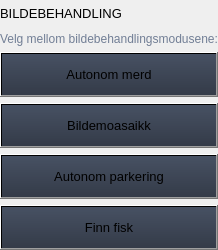
                                  <widget class="QFrame" name="bildeContainer">
                                   <property name="minimumSize">
                                    <size>
                                     <width>0</width>
                                     <height>250</height>
                                    </size>
                                   </property>
                                   <property name="maximumSize">
                                    <size>
                                     <width>16777215</width>
                                     <height>16777215</height>
                                    </size>
                                   </property>
                                   <property name="frameShape">
                                    <enum>QFrame::NoFrame</enum>
                                   </property>
                                   <property name="frameShadow">
                                    <enum>QFrame::Raised</enum>
                                   </property>
                                   <layout class="QVBoxLayout" name="verticalLayout_27">
                                    <property name="leftMargin">
                                     <number>0</number>
                                    </property>
                                    <property name="topMargin">
                                     <number>0</number>
                                    </property>
                                    <property name="rightMargin">
                                     <number>0</number>
                                    </property>
                                    <property name="bottomMargin">
                                     <number>0</number>
                                    </property>
                                    <item>
                                     <widget class="QLabel" name="title_bilde">
                                      <property name="font">
                                       <font>
                                        <pointsize>10</pointsize>
                                        <italic>false</italic>
                                        <bold>false</bold>
                                       </font>
                                      </property>
                                      <property name="styleSheet">
                                       <string notr="true"/>
                                      </property>
                                      <property name="text">
                                       <string>BILDEBEHANDLING</string>
                                      </property>
                                     </widget>
                                    </item>
                                    <item>
                                     <widget class="QFrame" name="bildeContainer2">
                                      <property name="minimumSize">
                                       <size>
                                        <width>0</width>
                                        <height>0</height>
                                       </size>
                                      </property>
                                      <property name="maximumSize">
                                       <size>
                                        <width>16777215</width>
                                        <height>16777215</height>
                                       </size>
                                      </property>
                                      <property name="frameShape">
                                       <enum>QFrame::NoFrame</enum>
                                      </property>
                                      <property name="frameShadow">
                                       <enum>QFrame::Raised</enum>
                                      </property>
                                      <layout class="QGridLayout" name="gridLayout">
                                       <property name="leftMargin">
                                        <number>0</number>
                                       </property>
                                       <property name="topMargin">
                                        <number>0</number>
                                       </property>
                                       <property name="rightMargin">
                                        <number>0</number>
                                       </property>
                                       <property name="bottomMargin">
                                        <number>0</number>
                                       </property>
                                       <item row="4" column="0">
                                        <widget class="QPushButton" name="btn_finn_fisk">
                                         <property name="minimumSize">
                                          <size>
                                           <width>150</width>
                                           <height>45</height>
                                          </size>
                                         </property>
                                         <property name="font">
                                          <font>
                                           <pointsize>10</pointsize>
                                           <italic>false</italic>
                                           <bold>false</bold>
                                          </font>
                                         </property>
                                         <property name="cursor">
                                          <cursorShape>PointingHandCursor</cursorShape>
                                         </property>
                                         <property name="styleSheet">
                                          <string notr="true">QPushButton { background-color: qlineargradient(spread:pad, x1:0.5, y1:0, x2:0.5, y2:1, stop:0 rgba(71, 81, 99, 255), stop:1 rgba(52, 59, 72, 255));} QPushButton:hover { background-color: qlineargradient(spread:pad, x1:0.5, y1:0, x2:0.5, y2:1, stop:0 rgba(92, 104, 128, 255), stop:1 rgba(61, 69, 85, 255));}</string>
                                         </property>
                                         <property name="text">
                                          <string>Finn fisk</string>
                                         </property>
                                        </widget>
                                       </item>
                                       <item row="0" column="0">
                                        <widget class="QLabel" name="text_bildeinfo">
                                         <property name="styleSheet">
                                          <string notr="true">color: rgb(113, 126, 149);</string>
                                         </property>
                                         <property name="lineWidth">
                                          <number>1</number>
                                         </property>
                                         <property name="text">
                                          <string>Velg mellom bildebehandlingsmodusene:</string>
                                         </property>
                                         <property name="alignment">
                                          <set>Qt::AlignLeading|Qt::AlignLeft|Qt::AlignVCenter</set>
                                         </property>
                                        </widget>
                                       </item>
                                       <item row="2" column="0">
                                        <widget class="QPushButton" name="btn_bildemoasaikk">
                                         <property name="minimumSize">
                                          <size>
                                           <width>150</width>
                                           <height>45</height>
                                          </size>
                                         </property>
                                         <property name="font">
                                          <font>
                                           <pointsize>10</pointsize>
                                           <italic>false</italic>
                                           <bold>false</bold>
                                          </font>
                                         </property>
                                         <property name="cursor">
                                          <cursorShape>PointingHandCursor</cursorShape>
                                         </property>
                                         <property name="styleSheet">
                                          <string notr="true">QPushButton { background-color: qlineargradient(spread:pad, x1:0.5, y1:0, x2:0.5, y2:1, stop:0 rgba(71, 81, 99, 255), stop:1 rgba(52, 59, 72, 255));} QPushButton:hover { background-color: qlineargradient(spread:pad, x1:0.5, y1:0, x2:0.5, y2:1, stop:0 rgba(92, 104, 128, 255), stop:1 rgba(61, 69, 85, 255));}</string>
                                         </property>
                                         <property name="text">
                                          <string>Bildemoasaikk</string>
                                         </property>
                                        </widget>
                                       </item>
                                       <item row="1" column="0">
                                        <widget class="QPushButton" name="btn_autonom_merd">
                                         <property name="minimumSize">
                                          <size>
                                           <width>150</width>
                                           <height>45</height>
                                          </size>
                                         </property>
                                         <property name="font">
                                          <font>
                                           <pointsize>10</pointsize>
                                           <italic>false</italic>
                                           <bold>false</bold>
                                          </font>
                                         </property>
                                         <property name="cursor">
                                          <cursorShape>PointingHandCursor</cursorShape>
                                         </property>
                                         <property name="styleSheet">
                                          <string notr="true">QPushButton { background-color: qlineargradient(spread:pad, x1:0.5, y1:0, x2:0.5, y2:1, stop:0 rgba(71, 81, 99, 255), stop:1 rgba(52, 59, 72, 255));} QPushButton:hover { background-color: qlineargradient(spread:pad, x1:0.5, y1:0, x2:0.5, y2:1, stop:0 rgba(92, 104, 128, 255), stop:1 rgba(61, 69, 85, 255));}</string>
                                         </property>
                                         <property name="text">
                                          <string>Autonom merd</string>
                                         </property>
                                        </widget>
                                       </item>
                                       <item row="3" column="0">
                                        <widget class="QPushButton" name="btn_fotomoasaikk">
                                         <property name="minimumSize">
                                          <size>
                                           <width>150</width>
                                           <height>45</height>
                                          </size>
                                         </property>
                                         <property name="font">
                                          <font>
                                           <pointsize>10</pointsize>
                                           <italic>false</italic>
                                           <bold>false</bold>
                                          </font>
                                         </property>
                                         <property name="cursor">
                                          <cursorShape>PointingHandCursor</cursorShape>
                                         </property>
                                         <property name="styleSheet">
                                          <string notr="true">QPushButton { background-color: qlineargradient(spread:pad, x1:0.5, y1:0, x2:0.5, y2:1, stop:0 rgba(71, 81, 99, 255), stop:1 rgba(52, 59, 72, 255));} QPushButton:hover { background-color: qlineargradient(spread:pad, x1:0.5, y1:0, x2:0.5, y2:1, stop:0 rgba(92, 104, 128, 255), stop:1 rgba(61, 69, 85, 255));}</string>
                                         </property>
                                         <property name="text">
                                          <string>Autonom parkering</string>
                                         </property>
                                        </widget>
                                       </item>
                                      </layout>
                                     </widget>
                                    </item>
                                   </layout>
                                  </widget>
